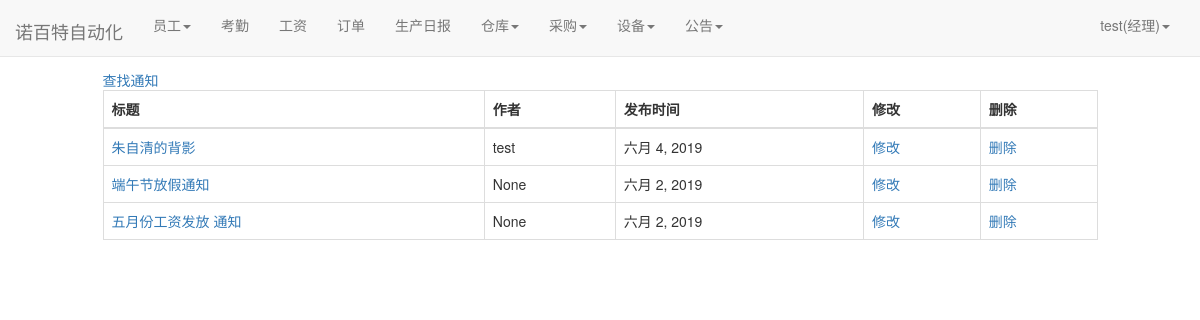
/notice/notice_lists/ (signed in), run on the app's committed database.
### user/models.py (models this page shows)
class Profile(models.Model):
    user = models.OneToOneField(User, on_delete=models.CASCADE)
    staff_gender = models.CharField(max_length=10, choices=(('male', '男'), ('female', '女')), default='male',
                                    verbose_name='性别')
    staff_age = models.PositiveIntegerField(verbose_name="年龄")
    staff_home = models.CharField(max_length=100, verbose_name="籍贯")
    staff_nationality = models.CharField(max_length=20, verbose_name="民族")  # 民族
    staff_tel = models.BigIntegerField(verbose_name="电话")
    start_time = models.DateField(auto_now_add=True, verbose_name="入职时间")  # 入职时间
    id_card = models.CharField(max_length=20,verbose_name="身份证")  # 身份证号
    staff_type = models.CharField(max_length=100,verbose_name="职位", null=True)  # 职位
    salary_pre_hour = models.IntegerField(verbose_name="时薪")  # 时薪
    class Meta:
        ordering = ['-start_time']

### notice/models.py (models this page shows)
class Notice(models.Model):
    title = models.CharField(max_length=100,verbose_name="标题")
    author = models.ForeignKey(User, on_delete=models.DO_NOTHING, verbose_name="发表人", null=True)
    created_time = models.DateField(auto_now_add=True, verbose_name="发布时间")
    content = models.TextField(verbose_name="内容")
    class Meta:
        ordering = ['-created_time']

### notice/views.py (the view)
# urls.py: path('notice_lists/', views.notice_lists, name='notice_lists'),
def notice_lists(request):
    notice = Notice.objects.all()
    context = {}
    context['notice'] = notice
    return render(request, 'notice_lists.html', context)

### user/models.py (called while the page is built)
def get_staff_type(self):
    if Profile.objects.filter(user=self).exists():
        profile = Profile.objects.get(user=self)
        return profile.staff_type
    else:
        return ''

### notice/templates/notice_lists.html (shortened to what this page needs)
{% extends 'base.html' %}
{% if user.is_authenticated %}
                    {% if user_get_staff_type == '经理' %}
                        {% block nav_staff_active %}active{% endblock %}
                    {% else %}
                        {% block nav_staff1_active %}active{% endblock %}
                    {% endif %}
{% endif %}
{% block content %}
    <div class="containter">
        <div class="row">
            <div class="col-xs-10 col-xs-offset-1">
                {% if user.is_authenticated %}
                <table class="table table-bordered table-hover">
                    <a href="#">查找通知</a>
                    {% if user.get_staff_type == '经理' %}
                  <thead>
                    <tr>
                      <th scope="col">标题</th>
                         <th scope="col">作者</th>
                      <th scope="col">发布时间</th>
                        <th scope="col">修改</th>
                      <th scope="col">删除</th>
                    </tr>
                  </thead>
                  <tbody>
                  {%for u in notice%}
                    <tr>
                      <td><a href="{%url 'notice' u.pk%}">{{u.title}}</a></td>
                      <td>{{u.author}}</td>
                      <td>{{u.created_time}}</td>
                        <td><a href="{% url 'NoticeModify' u.pk%}">修改</a></li></td>
                      <td><a href="{% url 'delete_notice' u.pk%}">删除</a></li></td>
                    </tr>
                  {% endfor %}
                  </tbody>
                    {% endif %}
                </table>
                {% else %}
                    <span>未登录，跳转到首页...</span>
                    <script type="text/javascript">
                        window.location.href = '/';
                    </script>
                {% endif %}
            </div>
        </div>
    </div>
{% endblock %}

### templates/base.html (shortened to what this page needs)
{% load staticfiles %}
<!doctype html>
<html lang="en">
<head>
    <link rel="stylesheet" href="{% static 'base.css' %}">
     <link rel="stylesheet" href="{% static 'home.css' %}">
    <link rel="stylesheet" href="{% static 'bootstrap-3.37/css/bootstrap.min.css' %}">
</head>
<body>
     <div class="navbar navbar-default navbar-fixed-top" role="navigation">
        <div class="container-fluid">
            <div class="navbar-header">
            </div>
        </div>
     </div>
    <nav class="navbar navbar-default navbar-fixed-top">
      <div class="container-fluid">
        <div class="navbar-header">
          <a class="navbar-brand" href="{% url 'home' %}">诺百特自动化</a>
        </div>
          {% if  user.is_authenticated %}
        <div class="collapse navbar-collapse" id="bs-example-navbar-collapse-1">
          <ul class="nav navbar-nav">
              {% if user.get_staff_type == '经理' %}
              <li class="{% block nav_staff_active %}{% endblock %}">
                    <li class="dropdown">
                      <a href="#" class="dropdown-toggle" data-toggle="dropdown" role="button" aria-haspopup="true" aria-expanded="false">员工<span class="caret"></span></a>
                    </li>
                  </li>
                 <li class="{% block nav_attendence_active %}{% endblock %}"><a href="{% url 'attendence_lists'%}">考勤</a></li>
                  <li class="{% block nav_salary_active %}{% endblock %}"><a href="{% url 'salary_lists'%}">工资</a></li>
                  <li class="{% block nav_order_active %}{% endblock %}"><a href="{% url 'order_list' %}">订单</a></li>
                  <li class="{% block nav_producediary_active %}{% endblock %}"><a href="{% url 'product_diary' %}">生产日报</a></li>
                   <li class="{% block nav_warehousediary_active %}{% endblock %}">
                    <li class="dropdown">
                      <a href="#" class="dropdown-toggle" data-toggle="dropdown" role="button" aria-haspopup="true" aria-expanded="false">仓库<span class="caret"></span></a>
                    </li>
                  </li>
                  <li class="{% block nav_purchase_active %}{% endblock %}">
                    <li class="dropdown">
                      <a href="#" class="dropdown-toggle" data-toggle="dropdown" role="button" aria-haspopup="true" aria-expanded="false">采购<span class="caret"></span></a>
                    </li>
                  </li>
                  <li class="{% block nav_facility_active %}{% endblock %}">
                    <li class="dropdown">
                      <a href="#" class="dropdown-toggle" data-toggle="dropdown" role="button" aria-haspopup="true" aria-expanded="false">设备<span class="caret"></span></a>
                    </li>
                  </li>
              <li class="{% block nav_notice_active %}{% endblock %}">
                    <li class="dropdown">
                      <a href="#" class="dropdown-toggle" data-toggle="dropdown" role="button" aria-haspopup="true" aria-expanded="false">公告<span class="caret"></span></a>
                    </li>
                  </li>
              {%endif%}
          </ul>
        <ul class="nav navbar-nav navbar-right">
            <li class="dropdown">
              <a href="#" class="dropdown-toggle" data-toggle="dropdown" role="button" aria-haspopup="true" aria-expanded="false">
                  {{user.username}}({{user.get_staff_type}})<span class="caret"></span></a>
            </li>
        </ul>
    </div>
          {% else %}
           <ul class="nav navbar-nav navbar-right">
                <li><a href="{% url 'login' %}?from={{ request.get_full_path }}">登录</a></li>
           </ul>
          {% endif %}
      </div>
    </nav>
    {% block content%} {% endblock %}
</body>
</html>

### static/home.css (style rules this page uses)
* { margin: 0; padding: 0; }
body { margin-top: 70px!important; }
ul { list-style-type: none!important; }
ul.navbar-right { margin-right: 0; }
div.navbar-header { font-size: 200%; padding-top: 0.2em; }

### data on the page
Notice: title "朱自清的背影", author "test", created_time "六月 4, 2019"
Notice: title "端午节放假通知", author "None", created_time "六月 2, 2019"
Notice: title "五月份工资发放 通知", author "None", created_time "六月 2, 2019"

### other printed values
{{ user.username }} "test"
{{ user.get_staff_type }} "经理"
